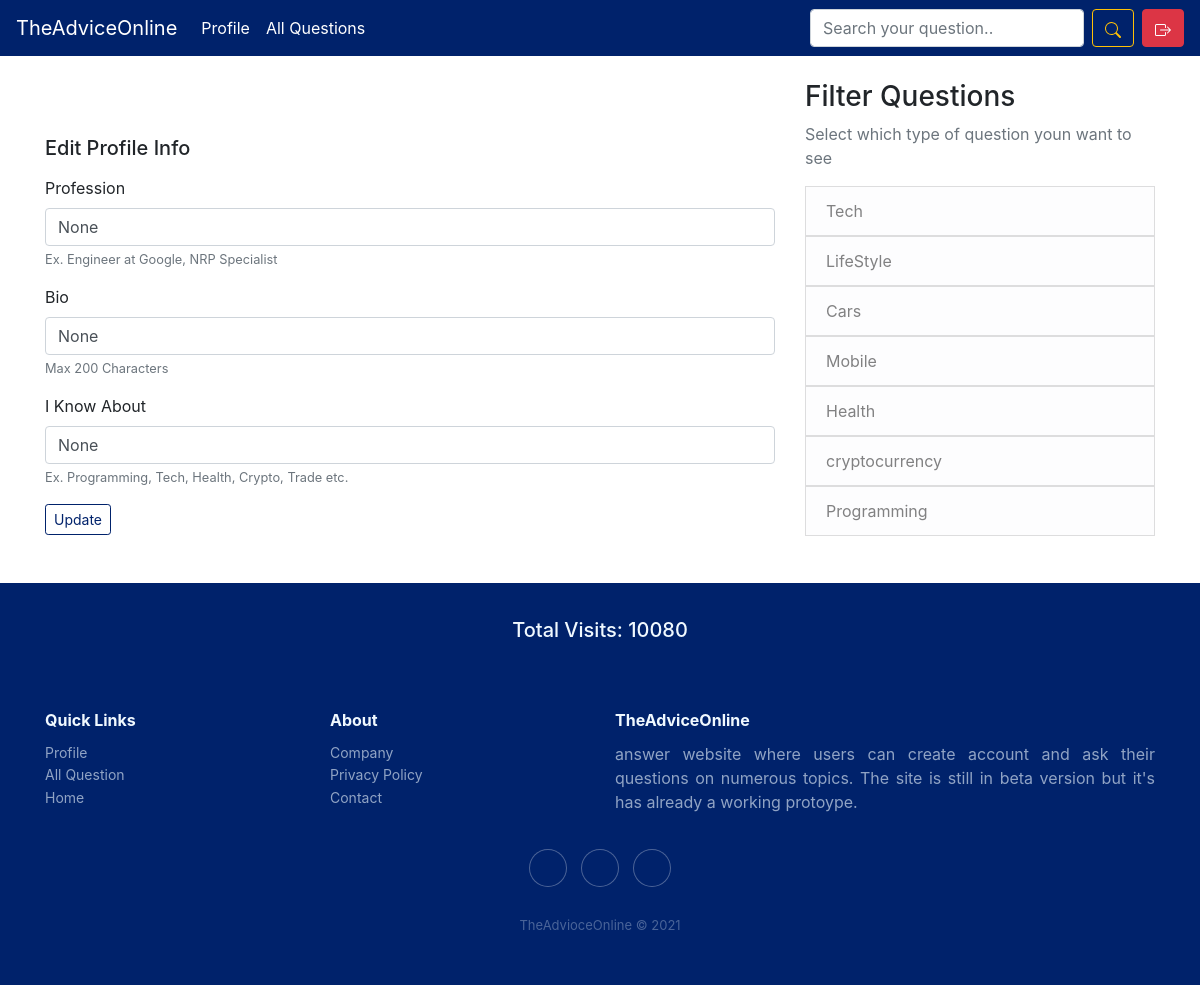
The app's page /profile/4/edit (signed in) with its own data.
### question/models.py (models this page shows, shortened)
class User_Profile(models.Model):
    the_user = models.OneToOneField(
        User, related_name="the_user_profile", on_delete=models.CASCADE)
    is_verified = models.BooleanField(default=False)
    profession = models.CharField(max_length=30, null=True, blank=True)
    short_bio = models.CharField(max_length=200, null=True, blank=True)
    knows_about = models.TextField(null=True, blank=True)
    rating = models.FloatField(default=0)

class category(models.Model):
    cat = models.CharField(max_length=30)

class fun(models.Model):
    total = models.IntegerField(default=1)

### question/views.py (the view)
# urls.py: path('profile/<int:profile_id>/edit', views.edit_profile, name='edit_profile'),
@login_required()
def edit_profile(request, profile_id):
    fun = f.objects.get(pk=1)
    cats = c.objects.all()
    if request.method == 'POST':
        profile_obj = User_Profile.objects.filter(pk=profile_id)
        if profile_obj.count() > 0:
            if request.user == profile_obj[0].the_user:
                prof = request.POST.get('prof', '')
                bio = request.POST.get('bio', '')
                knows = request.POST.get('knows', '')
                profile_obj = profile_obj[0]
                profile_obj.profession = prof
                profile_obj.short_bio = bio
                profile_obj.knows_about = knows
                profile_obj.save()
                messages.success(request, 'Successfully updated info!')
                return redirect(f'/profile/{profile_obj.the_user.pk}')
            else:
                messages.error(request, 'Something went wrong')
                return redirect('/')
        else:
            messages.error(request, 'Something went wrong')
            return redirect('/')
    else:
        profile_obj = User_Profile.objects.filter(pk=profile_id)[0]
        return render(request, 'question/edit_page.html', {'profile_info': profile_obj, 'cats': cats, 'fun': fun})

### templates/question/edit_page.html (shortened to what this page needs)
{% extends 'base.html' %}
{% block main_content %}
<br><br><br>
<h5 class="mt-2">Edit Profile Info</h5>
<form method="post" accept="{% url 'edit_profile' profile_info.pk %}">
    <div class="form-group mt-3">
        <label>Profession</label>
        <input class="form-control" value="{{profile_info.profession}}"
            name="prof">
        <small id="emailHelp" class="form-text text-muted">Ex. Engineer at Google, NRP Specialist</small>
    </div>
    <div class="form-group mt-2">
        <label >Bio</label>
        <input  class="form-control" value="{{profile_info.short_bio}}"
            name="bio">
        <small id="emailHelp" class="form-text text-muted">Max 200 Characters</small>
    </div>
    <div class="form-group mt-2">
        <label>I Know About</label>
        <input class="form-control" value="{{profile_info.knows_about}}"
            name="knows">
        <small id="emailHelp" class="form-text text-muted">Ex. Programming, Tech, Health, Crypto, Trade etc.</small>
    </div>
    <button type="submit" class="btn btn-sm pial">Update</button>
</form>
<br><br>
{% endblock main_content %}

### templates/base.html (shortened to what this page needs)
<!DOCTYPE html>
<html>
<head>
    <link rel="stylesheet" href="https://cdn.jsdelivr.net/npm/bootstrap@4.6.0/dist/css/bootstrap.min.css">
    <link rel="stylesheet" href="https://cdnjs.cloudflare.com/ajax/libs/ionicons/2.0.1/css/ionicons.min.css">
</head>
<body>
    <nav class="navbar navbar-expand-lg navbar-dark bg-pial">
        <a class="navbar-brand" href="{% url 'home' %}">TheAdviceOnline</a>
        <div class="collapse navbar-collapse" id="navbarSupportedContent">
            <ul class="navbar-nav mr-auto">
                {% if user.is_authenticated %}
                <li class="nav-item active">
                  <a class="nav-link" href="{% url 'profile_handler' user.pk %}">Profile <span class="sr-only">(current)</span></a>
                </li>
                {% else %}
                <li class="nav-item active">
                  <a class="nav-link" href="{% url 'account_login' %}">Login <span class="sr-only">(current)</span></a>
                </li>
                {% endif %}
                <li class="nav-item active">
                  <a class="nav-link" href="{% url 'all' %}">All Questions <span class="sr-only">(current)</span></a>
                </li>
            </ul>
            <form action="{% url 'search' %}" class="form-inline my-2 my-lg-0" method="post">
                <input class="form-control mr-sm-2" type="search" name="search" placeholder="Search your question.." aria-label="Search">
                <button class="mr-2 btn btn-outline-warning my-2 my-sm-0" type="submit"></button>
            </form>
            {% if user.is_authenticated %}
            <a class="btn btn-danger" href="{% url 'account_logout' %}">
            </a>
            {% endif %}
        </div>
    </nav>
 <main role="main" class="container">
      <div class="row">
        <div class="col-lg-8">
          {% block main_content %}{% endblock main_content %}
        </div>
        <div class="col-lg-4 mt-4">
          <div class="content-section">
            {% if unanswered %}
          <h3>More</h3>
          <p class='text-muted'>You may also like to answer these questions too!
              <ul class="list-group">
                {% for i in unanswered %}
                  <a href="{% url 'sub_question' i.pk %}"><li class="list-group-item list-group-item-light">{{i.the_sub_question}}</li></a>
                {% endfor %}
              </ul>
            </p>
            {% else %}
            <h3>Filter Questions</h3>
            <p class='text-muted'>Select which type of question youn want to see
              <ul class="list-group">
              {% for x in cats %}
                <a href="{% url 'search2' x.pk %}"><li class="list-group-item list-group-item-light">{{x.cat}}</li></a>
              {% endfor %}
              </ul>
            </p>
            {% endif %}
          </div>
        </div>
      </div>
    </main>
<div class="footer-dark1">
  <br>
  <center><h5>Total Visits: {{fun.total}}</h5></center>
</div>
    <div class="footer-dark">
  <footer>
      <div class="container">
          <div class="row">
              <div class="col-sm-6 col-md-3 item">
                  <h3>Quick Links</h3>
                  <ul>
                    {% if user.is_authenticated %}
                      <li><a href="{% url 'profile_handler' user.pk %}">Profile</a></li>
                    {% endif %}
                      <li><a href="{% url 'all' %}">All Question</a></li>
                      <li><a href="{% url 'home' %}">Home</a></li>
                  </ul>
              </div>
              <div class="col-sm-6 col-md-3 item">
                  <h3>About</h3>
                  <ul>
                      <li><a href="{% url 'about_us' %}">Company</a></li>
                      <li><a href="{% url 'about_us' %}">Privacy Policy</a></li>
                      <li><a href="{% url 'about_us' %}">Contact</a></li>
                  </ul>
              </div>
              <div class="col-md-6 item text">
                  <h3>TheAdviceOnline</h3>
                  <p  class="text-justify">answer website where users can create account and ask their questions on numerous topics. The site is still in beta version but it's has already a working protoype.</p>
              </div>
              <div class="col item social"><a href="#"></a><a href="#"></a><a href="https://www.linkedin.com/in/advice-online-6b89a9220/"></a></div>
          </div>
          <p class="copyright">TheAdvioceOnline © 2021</p>
      </div>
  </footer>
</body>

### templates/base.html (style rules this page uses)
.bg-pial { background-color: #00226b; }
.footer-dark { padding:50px 0; color:#f0f9ff; background-color:#00226b; }
.footer-dark1 { padding: 11px; color:#f0f9ff; background-color:#00226b; }
.footer-dark h3 { margin-top:0; margin-bottom:12px; font-weight:bold; font-size:16px; }
.footer-dark ul { padding:0; list-style:none; line-height:1.6; font-size:14px; margin-bottom:0; }
.footer-dark ul a { color:inherit; text-decoration:none; opacity:0.6; }
.footer-dark .item.text { margin-bottom:36px; }
.footer-dark .item.text p { opacity:0.6; margin-bottom:0; }
.footer-dark .item.social { text-align:center; }
.footer-dark .item.social > a { font-size:20px; width:36px; height:36px; line-height:36px; display:inline-block; text-align:center; border-radius:50%; box-shadow:0 0 0 1px rgba(255,255,255,0.4); margin:0 8px; color:#fff; opacity:0.75; }
.footer-dark .copyright { text-align:center; padding-top:24px; opacity:0.3; font-size:13px; margin-bottom:0; }

### templates/question/edit_page.html (style rules this page uses)
.pial { border-color: #00226b; color: #00226b; }

### records on screen
User_Profile: prof "None", bio "None", knows "None"
category: cat "Tech"
category: cat "LifeStyle"
category: cat "Cars"
category: cat "Mobile"
category: cat "Health"
category: cat "cryptocurrency"
category: cat "Programming"
fun: total "10080"
